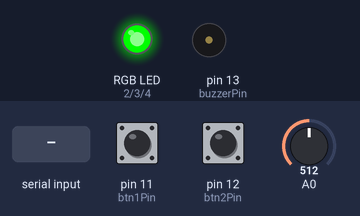
The sketch below on a simulated Arduino Uno, built with avr-gcc and run on an emulated ATmega328P. On the bench: an RGB LED mixed from three pins (HIGH = lit), buzzer (waves = sounding). The inputs (shaded band) are chosen by the test bench; at power-on: pin 11 (btn1Pin) HIGH, pin 12 (btn2Pin) HIGH, A0 = 512. What the sketch prints to the serial monitor is not drawn.

Above: at 1.2 s.
1.3 s: "H" received over Serial
At 2.1 s:
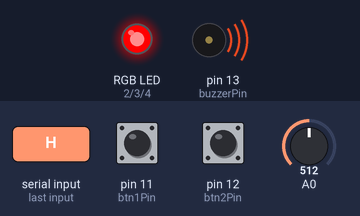
2.8 s: "L" received over Serial
At 3.4 s:
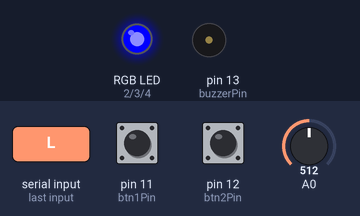
5.9 s: "N" received over Serial
At 7.3 s:
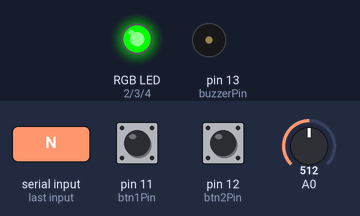
Timing chart, 0 to 8.4 s (numbered marks = the images above; inputs shaded):
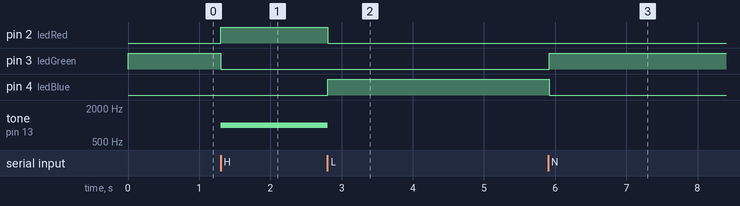

Measured:
- after the input at 1.3 s, pin 2 (ledRed): LOW → HIGH at once; pin 3 (ledGreen): HIGH → LOW at once; tone on pin 13 (buzzerPin): silent → 1000 Hz at once
- after the input at 2.8 s, pin 2 (ledRed): HIGH → LOW at once; pin 4 (ledBlue): LOW → HIGH at once; tone on pin 13 (buzzerPin): 1000 Hz → silent at once
- after the input at 5.9 s, pin 3 (ledGreen): LOW → HIGH at once; pin 4 (ledBlue): HIGH → LOW at once

The sketch:

arduino_sketch.ino
```cpp
// 핀 번호 설정 (RGB 모듈 및 수동 부저 반영)
const int ledRed = 2;
const int ledGreen = 3;
const int ledBlue = 4;
const int buzzerPin = 13;

// 시나리오 버튼 핀 설정
const int btn1Pin = 11; // 1번 버튼: 바 신체 이탈 감지 및 위치 고정
const int btn2Pin = 12; // 2번 버튼: 좌우 힘 불균형 감지 시나리오

bool isAgentActive = true; // 에이전트 기본 활성화 상태

// 버튼 디바운스 및 상태 추적 변수
bool lastBtn1State = HIGH;
bool lastBtn2State = HIGH;
unsigned long lastBtn1DebounceTime = 0;
unsigned long lastBtn2DebounceTime = 0;
const unsigned long debounceDelay = 150; // 디바운스 지연 시간 (ms)

void setup() {
  Serial.begin(9600);

  // 출력 핀 설정
  pinMode(ledRed, OUTPUT);
  pinMode(ledGreen, OUTPUT);
  pinMode(ledBlue, OUTPUT);
  pinMode(buzzerPin, OUTPUT);

  // 입력 핀 설정 (내부 풀업 저항 사용: 버튼 누르면 LOW)
  pinMode(btn1Pin, INPUT_PULLUP);
  pinMode(btn2Pin, INPUT_PULLUP);

  // 초기 상태: 정상(초록 불)
  digitalWrite(ledRed, LOW);
  digitalWrite(ledGreen, HIGH);
  digitalWrite(ledBlue, LOW);
  noTone(buzzerPin);
}

void loop() {
  unsigned long currentMillis = millis();

  // 1. 1번 버튼 (11번 핀: 신체 이탈 감지) 누름 이벤트 감지
  int reading1 = digitalRead(btn1Pin);
  if (reading1 == LOW && lastBtn1State == HIGH) {
    if (currentMillis - lastBtn1DebounceTime > debounceDelay) {
      Serial.println("BTN1_PRESS");
      lastBtn1DebounceTime = currentMillis;
    }
  }
  lastBtn1State = reading1;

  // 2. 2번 버튼 (12번 핀: 좌우 불균형 감지) 누름 이벤트 감지
  int reading2 = digitalRead(btn2Pin);
  if (reading2 == LOW && lastBtn2State == HIGH) {
    if (currentMillis - lastBtn2DebounceTime > debounceDelay) {
      Serial.println("BTN2_PRESS");
      lastBtn2DebounceTime = currentMillis;
    }
  }
  lastBtn2State = reading2;

  // 3. 가변저항 값 읽기 및 전송
  int sensorValue = analogRead(A0);
  if (isAgentActive) {
    Serial.println(sensorValue);
  }

  // 4. Node.js(Agent)로부터 들어온 명령(신호)이 있는지 확인하여 하드웨어 제어
  if (Serial.available() > 0) {
    char cmd = Serial.read();
    if (cmd == 'H') { // DANGER / 바 고정 (적색 LED + 부저)
      digitalWrite(ledRed, HIGH);
      digitalWrite(ledGreen, LOW);
      digitalWrite(ledBlue, LOW);
      tone(buzzerPin, 1000);
    }
    else if (cmd == 'N') { // NORMAL 정상 (녹색 LED)
      digitalWrite(ledRed, LOW);
      digitalWrite(ledGreen, HIGH);
      digitalWrite(ledBlue, LOW);
      noTone(buzzerPin);
    }
    else if (cmd == 'L') { // ASSIST / 불균형 (청색 LED)
      digitalWrite(ledRed, LOW);
      digitalWrite(ledGreen, LOW);
      digitalWrite(ledBlue, HIGH);
      noTone(buzzerPin);
    }
  }

  delay(100);
}
```
